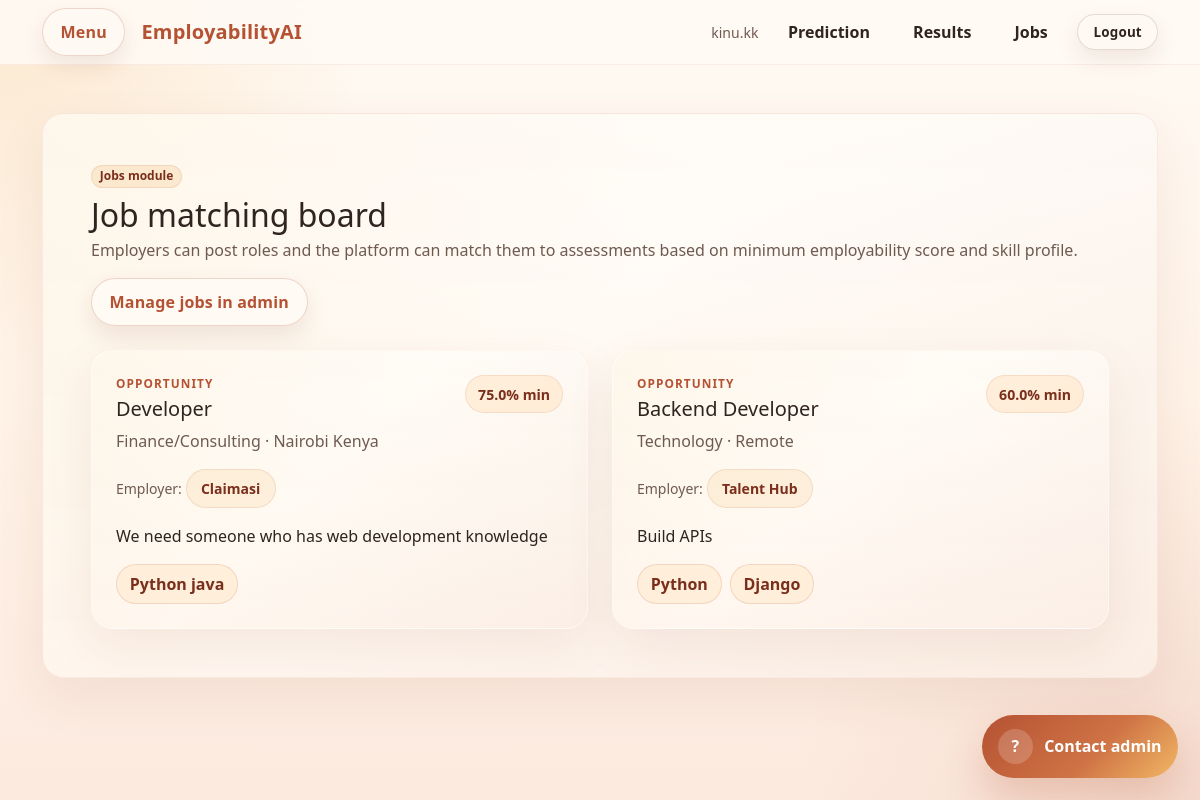
The app's page /jobs/ (signed in) with its own data.
### jobs/models.py (models this page shows, shortened)
class JobPosting(models.Model):
    employer = models.ForeignKey(User, on_delete=models.SET_NULL, null=True, blank=True, related_name="job_postings")
    title = models.CharField(max_length=120)
    industry = models.CharField(max_length=80)
    location = models.CharField(max_length=120)
    description = models.TextField()
    required_skills = models.JSONField(default=list, blank=True)
    minimum_score = models.FloatField(default=55)
    is_active = models.BooleanField(default=True)
    created_at = models.DateTimeField(auto_now_add=True)
    class Meta:
        ordering = ["-created_at"]

### users/models.py (models this page shows, shortened)
class EmployerProfile(models.Model):
    user = models.OneToOneField(User, on_delete=models.CASCADE, related_name="employer_profile")
    company_name = models.CharField(max_length=150)
    industry = models.CharField(max_length=120)
    website = models.URLField(blank=True)
    company_size = models.CharField(max_length=50, blank=True)
    contact_person = models.CharField(max_length=120, blank=True)

### jobs/views.py (the view, shortened to what this page needs)
# urls.py: path("", job_list, name="list"),
@login_required
def job_list(request):
    role = get_user_role(request.user)
    form = JobPostingForm(request.POST or None)
    jobs = JobPosting.objects.filter(is_active=True).select_related("employer")
    my_jobs = jobs.filter(employer=request.user) if role in {"admin", "employer"} else JobPosting.objects.none()
    return render(request, "jobs/list.html", {"jobs": jobs, "form": form, "my_jobs": my_jobs, "role": role})

### users/permissions.py (called while the page is built)
def get_user_role(user):
    if not user.is_authenticated:
        return None
    profile = getattr(user, "platform_profile", None)
    return getattr(profile, "role", None)

### templates/jobs/list.html (shortened to what this page needs)
{% extends "base.html" %}
{% block content %}
<section class="hero-card p-4 p-lg-5 warm-section">
    <div class="d-flex justify-content-between flex-wrap gap-3 mb-4">
        <div>
            <span class="badge badge-soft rounded-pill mb-2">Jobs module</span>
            <h1 class="h2 mb-1">Job matching board</h1>
            <p class="text-secondary mb-0">Employers can post roles and the platform can match them to assessments based on minimum employability score and skill profile.</p>
        </div>
        <a href="/admin/jobs/jobposting/" class="btn btn-outline-primary">Manage jobs in admin</a>
    </div>
    <div class="row g-4">
        {% for job in jobs %}
            <div class="col-lg-6">
                <div class="panel-card p-4 h-100 interactive-row warm-section">
                    <div class="d-flex justify-content-between gap-2 mb-2 align-items-start">
                        <div>
                            <div class="section-kicker mb-1">Opportunity</div>
                            <h2 class="h5 mb-0">{{ job.title }}</h2>
                        </div>
                        <span class="soft-stat">{{ job.minimum_score }}% min</span>
                    </div>
                    <div class="text-secondary mb-3">{{ job.industry }} · {{ job.location }}</div>
                    <div class="small text-secondary mb-3">Employer: <a class="action-link" href="{% url 'users:overview' %}">{{ job.employer.employer_profile.company_name|default:job.employer.username }}</a></div>
                    <p class="mb-3">{{ job.description }}</p>
                    <div class="d-flex flex-wrap gap-2">
                        {% for skill in job.required_skills %}
                            <span class="chip-link">{{ skill }}</span>
                        {% endfor %}
                    </div>
                </div>
            </div>
        {% empty %}
            <div class="col-12">
                <div class="panel-card p-4">
                    <p class="text-secondary mb-0">No active jobs yet. Add a few sample postings in the admin to make the matching section feel alive.</p>
                </div>
            </div>
        {% endfor %}
    </div>
</section>
{% endblock %}

### templates/base.html (shortened to what this page needs)
<!DOCTYPE html>
<html lang="en">
<head>
    <link href="https://cdn.jsdelivr.net/npm/bootstrap@5.3.3/dist/css/bootstrap.min.css" rel="stylesheet">
</head>
<body>
    <nav class="navbar navbar-expand-lg bg-white border-bottom sticky-top">
        <div class="container">
            <div class="d-flex align-items-center gap-3">
                <button class="btn btn-outline-primary" type="button" data-bs-toggle="offcanvas" data-bs-target="#sidePanel">Menu</button>
                <a class="navbar-brand text-primary mb-0" href="{% url 'prediction:home' %}">EmployabilityAI</a>
            </div>
            <div class="d-flex align-items-center gap-3">
                {% if request.user.is_authenticated %}
                    <span class="small text-secondary">{{ request.user.username }}</span>
                    <a class="nav-link" href="{% url 'prediction:dashboard' %}">Prediction</a>
                    <a class="nav-link" href="{% url 'recommendations:list' %}">Results</a>
                    <a class="nav-link" href="{% url 'jobs:list' %}">Jobs</a>
                    <a class="btn btn-sm btn-outline-dark" href="{% url 'users:logout' %}">Logout</a>
                {% else %}
                    <a class="btn btn-sm btn-outline-primary" href="{% url 'users:login' %}">Login</a>
                    <a class="btn btn-sm btn-primary" href="{% url 'users:register' %}">Create account</a>
                {% endif %}
            </div>
        </div>
    </nav>
    <main class="container py-5">
        {% block content %}{% endblock %}
    </main>
    {% if request.user.is_authenticated and request.user.platform_profile.role != 'admin' %}
        <a class="contact-fab" href="{% url 'analytics_dashboard:contact_admin' %}">
            <span class="contact-icon">?</span>
            <span>Contact admin</span>
        </a>
    {% endif %}
</body>
</html>

### records on screen
JobPosting: title "Developer", minimum_score "75.0", industry "Finance/Consulting", location "Nairobi Kenya", employer.employer_profile.company_name "Claimasi", description "We need someone who has web development knowledge", required_skills "Python java"
JobPosting: title "Backend Developer", minimum_score "60.0", industry "Technology", location "Remote", employer.employer_profile.company_name "Talent Hub", description "Build APIs", required_skills "Python" "Django"

### other values on screen
{{ request.user.username }} "kinu.kk"
